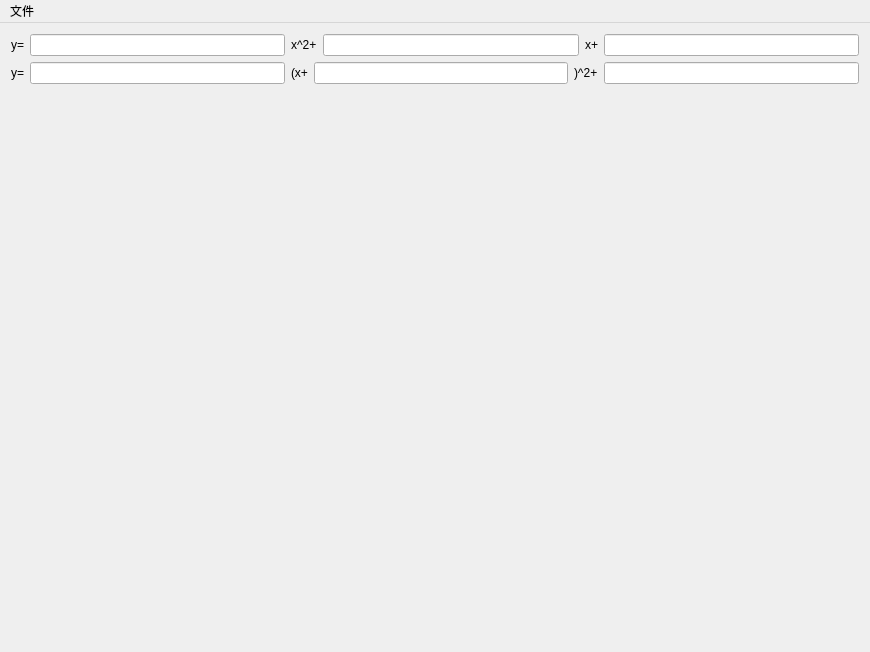
<?xml version="1.0" encoding="UTF-8"?>
<ui version="4.0">
 <class>QFGraph</class>
 <widget class="QMainWindow" name="QFGraph">
  <property name="geometry">
   <rect>
    <x>0</x>
    <y>0</y>
    <width>870</width>
    <height>652</height>
   </rect>
  </property>
  <property name="windowTitle">
   <string>QFGraph</string>
  </property>
  <widget class="QWidget" name="centralWidget">
   <layout class="QVBoxLayout" name="verticalLayout_2">
    <item>
     <layout class="QVBoxLayout" name="verticalLayout" stretch="1,1,10">
      <item>
       <layout class="QHBoxLayout" name="horizontalLayout">
        <item>
         <widget class="QLabel" name="label">
          <property name="text">
           <string>y=</string>
          </property>
         </widget>
        </item>
        <item>
         <widget class="QLineEdit" name="le1"/>
        </item>
        <item>
         <widget class="QLabel" name="label_2">
          <property name="text">
           <string>x^2+</string>
          </property>
         </widget>
        </item>
        <item>
         <widget class="QLineEdit" name="le2"/>
        </item>
        <item>
         <widget class="QLabel" name="label_3">
          <property name="text">
           <string>x+</string>
          </property>
         </widget>
        </item>
        <item>
         <widget class="QLineEdit" name="le3"/>
        </item>
       </layout>
      </item>
      <item>
       <layout class="QHBoxLayout" name="horizontalLayout_2">
        <item>
         <widget class="QLabel" name="label_4">
          <property name="text">
           <string>y=</string>
          </property>
         </widget>
        </item>
        <item>
         <widget class="QLineEdit" name="le4"/>
        </item>
        <item>
         <widget class="QLabel" name="label_5">
          <property name="text">
           <string>(x+</string>
          </property>
         </widget>
        </item>
        <item>
         <widget class="QLineEdit" name="le5"/>
        </item>
        <item>
         <widget class="QLabel" name="label_6">
          <property name="text">
           <string>)^2+</string>
          </property>
         </widget>
        </item>
        <item>
         <widget class="QLineEdit" name="le6"/>
        </item>
       </layout>
      </item>
      <item>
       <layout class="QHBoxLayout" name="horizontalLayout_3" stretch="7">
        <item>
         <widget class="QCustomPlot" name="graph" native="true"/>
        </item>
       </layout>
      </item>
     </layout>
    </item>
   </layout>
  </widget>
  <widget class="QMenuBar" name="menuBar">
   <property name="geometry">
    <rect>
     <x>0</x>
     <y>0</y>
     <width>870</width>
     <height>22</height>
    </rect>
   </property>
   <widget class="QMenu" name="menuFile">
    <property name="title">
     <string>文件</string>
    </property>
    <addaction name="acSaveAsIMG"/>
   </widget>
   <addaction name="menuFile"/>
  </widget>
  <action name="action_jpeg">
   <property name="text">
    <string>.jpeg</string>
   </property>
  </action>
  <action name="action_pdf">
   <property name="text">
    <string>.pdf</string>
   </property>
  </action>
  <action name="action_bmp">
   <property name="text">
    <string>.bmp</string>
   </property>
  </action>
  <action name="acSaveAsIMG">
   <property name="text">
    <string>保存为图片</string>
   </property>
   <property name="shortcut">
    <string>Ctrl+S</string>
   </property>
  </action>
 </widget>
 <layoutdefault spacing="6" margin="11"/>
 <customwidgets>
  <customwidget>
   <class>QCustomPlot</class>
   <extends>QWidget</extends>
   <header>qcustomplot.h</header>
   <container>1</container>
  </customwidget>
 </customwidgets>
 <resources/>
 <connections/>
</ui>
